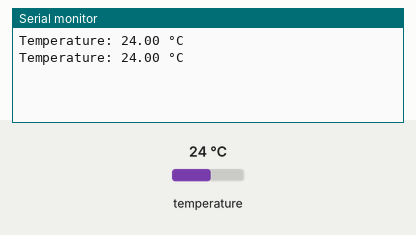
Simulated run of this program. Board: STM32 Nucleo. Shown: the last lines printed to the serial monitor. Inputs (shaded band) come from the test bench; at power-on: temperature 24 °C.

Above: at 3.3 s.
3.4 s: temperature set to 12 °C
At 5.3 s:
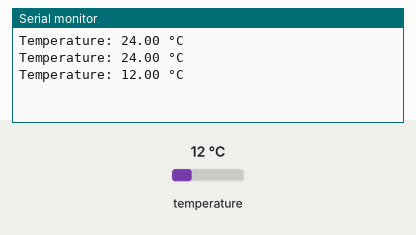
5.9 s: temperature set to 19 °C
At 6.6 s:
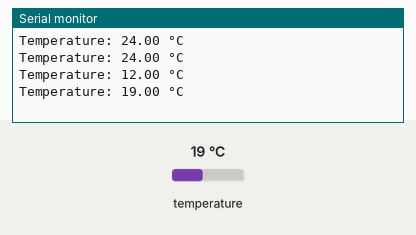
Timing chart, 0 to 8.9 s (numbered marks = the images above; inputs shaded):
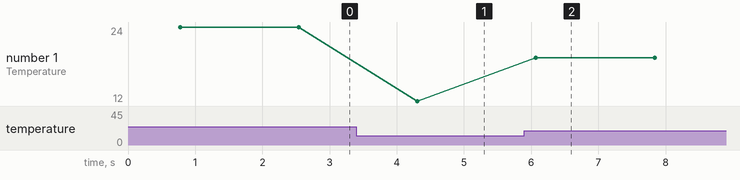

Measured:
- after the input at 3.4 s, the serial monitor: prints a new line after 0.91 s (image 1)
- after the input at 5.9 s, the serial monitor: prints a new line after 0.17 s (image 2)
- plotted number 1: 24 → 12 after the input at 3.4 s, 12 → 19 after the input at 5.9 s

The program:

main.cpp
```cpp
#include <Arduino.h>
#include <OneWire.h>
#include <DallasTemperature.h>

// Data wire is plugged into pin 2 on the Arduino
#define ONE_WIRE_BUS 2

// Setup a oneWire instance to communicate with any OneWire devices
OneWire oneWire(ONE_WIRE_BUS);

// Pass our oneWire reference to Dallas Temperature sensor
DallasTemperature sensors(&oneWire);

void setup() {
  // Start the serial communication
  Serial.begin(115200);

  // Initialize the DS18B20 sensor
  sensors.begin();
}

void loop() {
  // Request temperature conversion from all DS18B20 devices on the bus
  sensors.requestTemperatures();

  // Get the temperature from the DS18B20 sensor
  float temperatureCelsius = sensors.getTempCByIndex(0);

  // Check if the temperature reading is valid
  // if (temperatureCelsius != DEVICE_DISCONNECTED_C)
  {
    // Display the temperature on the serial monitor
    Serial.print("Temperature: ");
    Serial.print(temperatureCelsius);
    Serial.println(" °C");
  }
  // else {
  //   Serial.println("Error: Unable to read temperature");
  // }

  // Wait for a second before taking the next reading
  delay(1000);
}
```
